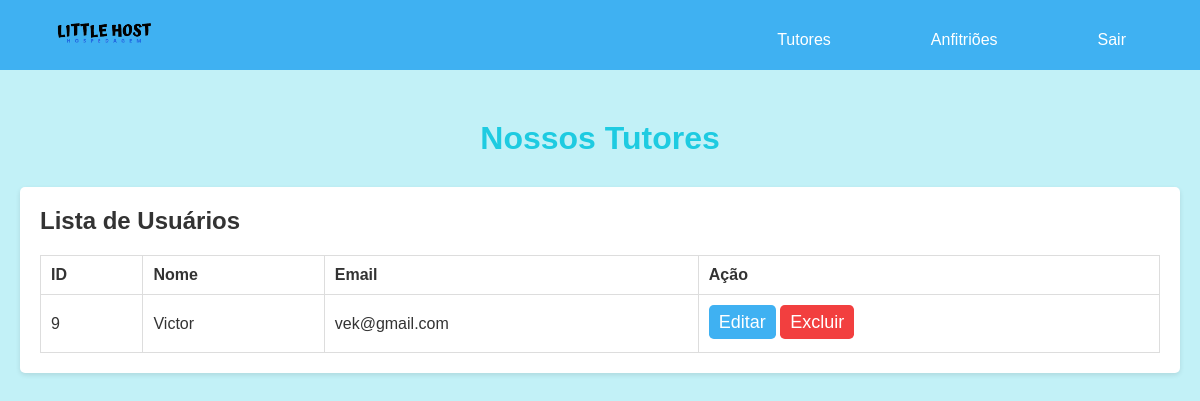
The app's page /View/tela-adm.php (signed in), older data.
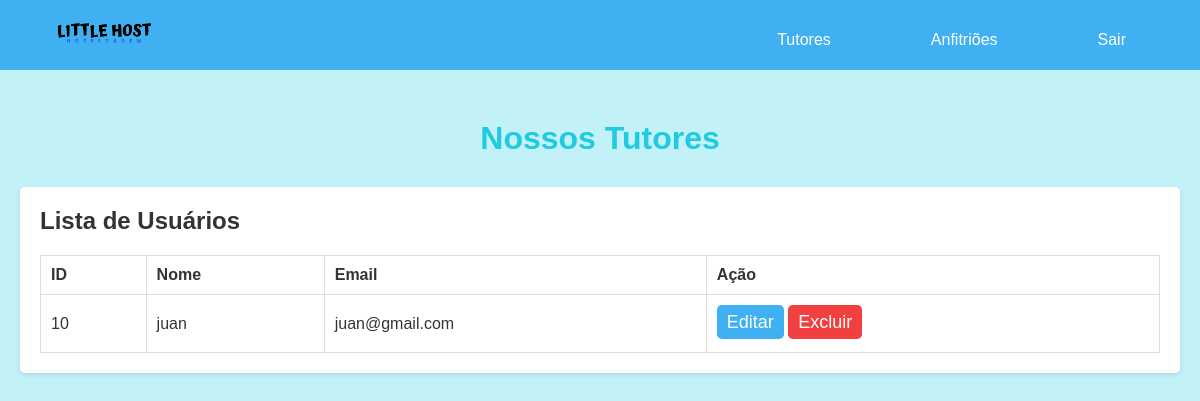
The same page, newer data.
### tables this page shows
CREATE TABLE `tutor` (
  `cod` int(10) UNSIGNED NOT NULL,
  `nome` text NOT NULL,
  `email` varchar(100) NOT NULL,
  `senha` varchar(8) NOT NULL,
  `imagem_perfil` varchar(100) NOT NULL,
  `imagem_animal` varchar(100) NOT NULL
);

### Controllers/TutorController.php (called while the page is built, shortened)
<?php
require_once("../Models/Tutor.php");
class TutorController{
    private $tutor;
    public function __construct()
    {
        $this->tutor = new Tutor();
    }
    public function listar()
    {
        $result = $this->tutor->listar();
        if($result > 0){
            return $result;
        }else{
            echo "<script>alert('Erro ao buscar os Tutores');</script>";
            return null;
        }
    }
}
?>

### Models/Conexao.php (called while the page is built, shortened)
<?php
class Conexao{
    private function conexao(){
        $this->mysqli = new mysqli(BD_SERVIDOR, BD_USUARIO , BD_SENHA, BD_BANCO);
    }
}

### Models/Tutor.php (called while the page is built, shortened)
<?php
require_once("../Models/Conexao.php");
class Tutor extends Conexao {
	public function listar()
	{
        try {
            $stmt = $this->mysqli->query("SELECT * FROM tutor");
            $total = mysqli_num_rows($stmt);
            if($total > 0){
				$lista = $stmt->fetch_all(MYSQLI_ASSOC);
				$tutores = array();
				$i = 0;
				foreach ($lista as $l) {
					$tutores[$i]['cod'] = $l['cod'];
					$tutores[$i]['nome'] = $l['nome'];
					$tutores[$i]['email'] = $l['email'];
					$tutores[$i]['senha'] = $l['senha'];
					$tutores[$i]['imagem'] = $l['imagem_perfil'];
					$i++;
				}
                return $tutores;
            }else{
                return 0;
            }
        } catch (Exception $e) {
            echo "<script>alert('Ocorreu um erro ao tentar buscar os tutores: " . $e . "')</script>";
            return 0;
        }
    }
}
?>

### View/tela-adm.php (the view, shortened to what this page needs)
<?php
    include('../Controllers/TutorController.php');
?>
<!DOCTYPE html>
<html lang="en">
<head>
    <link rel="stylesheet" href="css/tela-adm.css">
    <link rel="stylesheet" href="css/modal.css">
    <link rel="stylesheet" type="text/css" href="css/navFooter.css">
</head>
<body>
      <?php
        include('layouts/menuadm.php');
    ?>
      <div class="container">
        <h1>Nossos Tutores</h1>
        <main>
          <section class="content">
            <h2>Lista de Usuários</h2>
            <table class="user-table">
              <thead>
                <tr>
                  <th>ID</th>
                  <th>Nome</th>
                  <th>Email</th>
                  <th>Ação</th>
                </tr>
              </thead>
              <tbody>
                <?php
                  $tutorController = new TutorController();
                  $tutores = $tutorController->listar();
                  foreach($tutores as $tutor){
                  ?>
                  <tr>
                    <td><?php echo $tutor['cod'] ?></td>
                    <td><?php echo $tutor['nome'] ?></td>
                    <td><?php echo $tutor['email'] ?></td>
                    <td>
                      <?php echo "<a href='editarTutor.php?id=" . $tutor['cod'] . "' class='btn-editar'>Editar</a>"; ?>
                  <label onclick="excluirTutor(<?php echo $tutor['cod']; ?>)" class="btn-excluir" for="dialog_state"><i class="icon ion-ios-upload-outline"></i>Excluir</label>
                    </td>
                  </tr>
                <?php
                  }
                ?>
              </tbody>
            </table>
          </section>
        </main>
      </div>
</body>
</html>

Row changes from the older to the newer data that the page shows:
removed tutor: cod "9", nome "Victor", email "vek@gmail.com"
added tutor: cod "10", nome "juan", email "juan@gmail.com"
